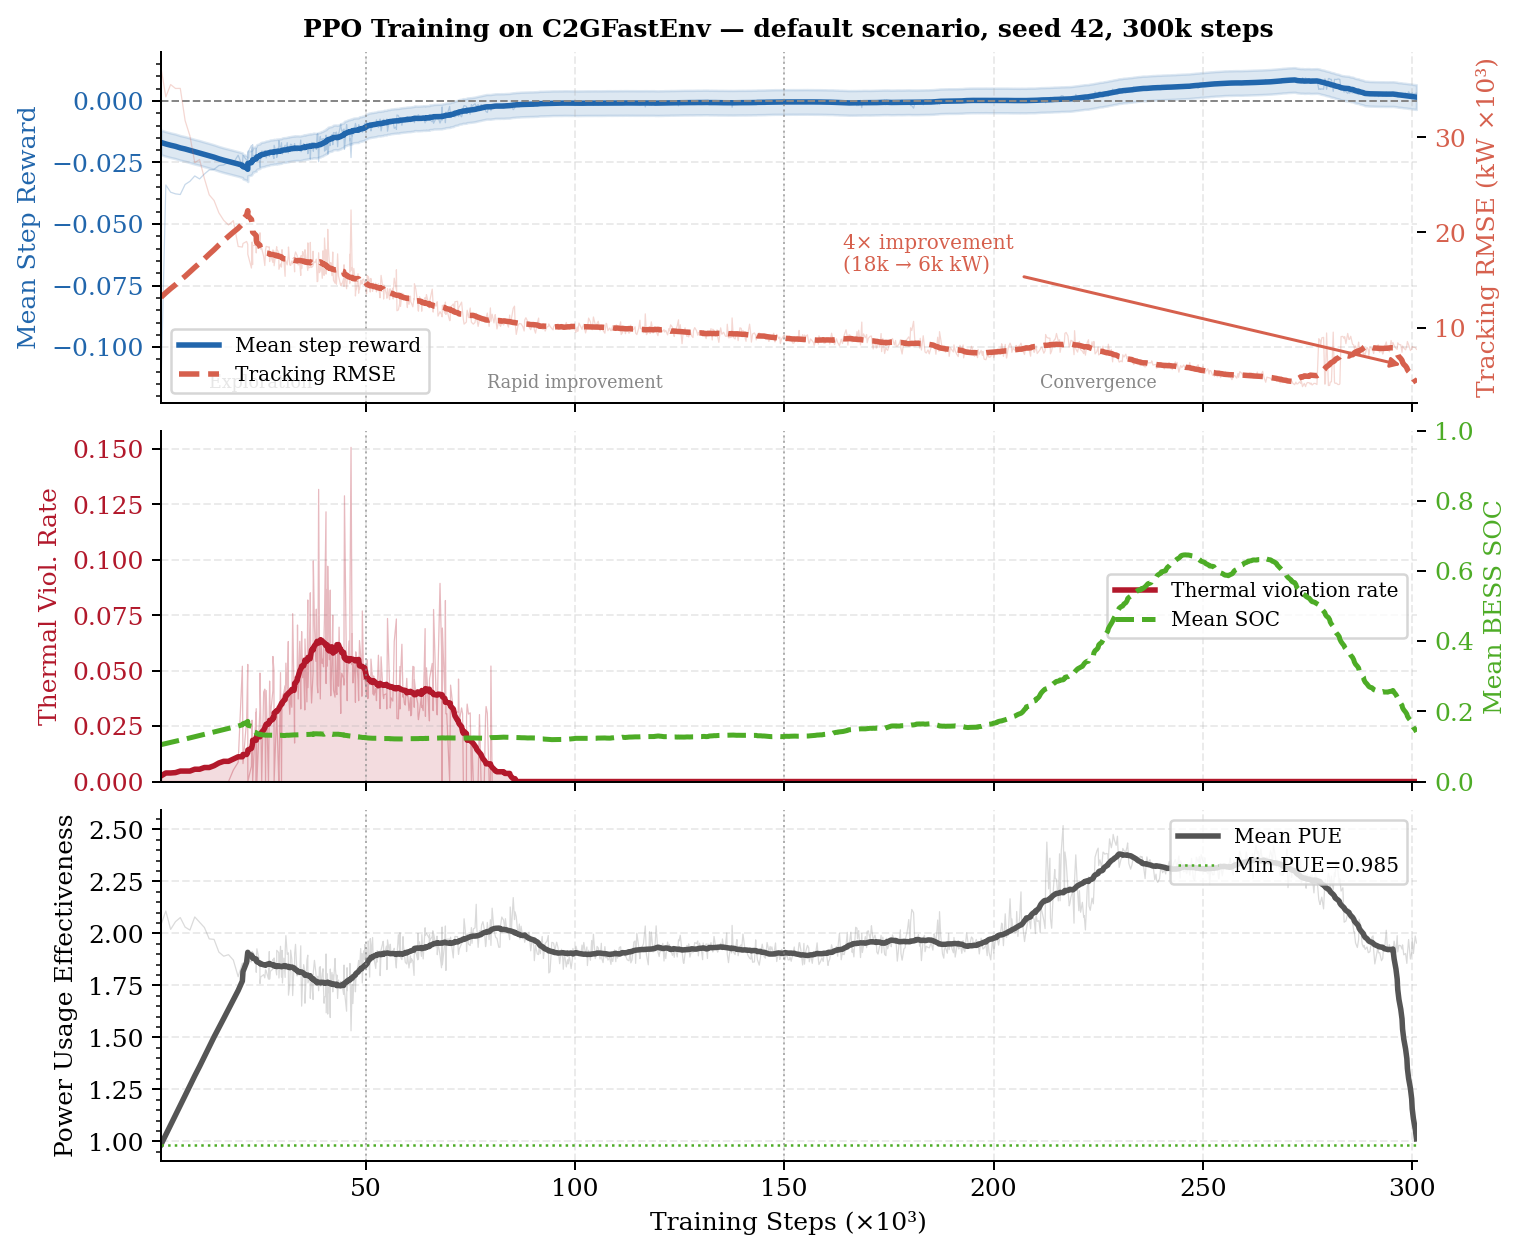

Generate this figure with Python:
"""Figure 3 — PPO Learning Curves (300k steps, dual-axis)."""
import sys, os
sys.path.insert(0, "/lustre/guillant/C2G-Macro")
os.chdir("/lustre/guillant/C2G-Macro")
import matplotlib; matplotlib.use("Agg")
import matplotlib.pyplot as plt
import matplotlib.ticker as mticker
import numpy as np, pandas as pd, glob

plt.rcParams.update({
    "font.family": "serif", "axes.spines.top": False,
    "axes.spines.right": False,
})
BLUE="#2166ac"; GREEN="#4dac26"; RED="#b2182b"; GRAY="#878787"; ORANGE="#d6604d"

# ── Load the best (longest) training run ──────────────────────────────────────
csvs = sorted(glob.glob("outputs/ppo_default/**/episode_metrics.csv", recursive=True))
dfs  = [pd.read_csv(f) for f in csvs]
best = max(dfs, key=len)       # 1118-episode run
# aggregate by env_idx (4 envs), average over them
best = best.groupby("timestep").mean(numeric_only=True).reset_index()

steps  = best["timestep"].values
reward = best["ep/mean_reward"].values
rmse   = best["grid/tracking_rmse_kw"].values / 1e3    # → MW-equivalent kW displayed as k
viol   = best["thermal/viol_rate"].values
soc    = best["bess/mean_soc"].values
pue    = best["facility/mean_pue"].values

def smooth(x, w=30):
    """Rolling mean with edge padding."""
    kernel = np.ones(w) / w
    return np.convolve(x, kernel, mode="same")

fig, axes = plt.subplots(3, 1, figsize=(9, 8), sharex=True,
                         gridspec_kw={"hspace": 0.08})

steps_k = steps / 1e3  # thousands

# ── Panel 1: Reward + RMSE ────────────────────────────────────────────────────
ax1 = axes[0]
ax1r = ax1.twinx()

ax1.plot(steps_k, reward, color=BLUE, lw=0.5, alpha=0.25)
ax1.plot(steps_k, smooth(reward, 40), color=BLUE, lw=2.2, label="Mean step reward")
ax1.fill_between(steps_k, smooth(reward, 40) - 0.005,
                  smooth(reward, 40) + 0.005, color=BLUE, alpha=0.15)
ax1.axhline(0, color=GRAY, lw=0.8, ls="--")
ax1.set_ylabel("Mean Step Reward", color=BLUE, fontsize=10)
ax1.tick_params(axis="y", labelcolor=BLUE)
ax1.yaxis.set_minor_locator(mticker.AutoMinorLocator())

ax1r.plot(steps_k, rmse, color=ORANGE, lw=0.5, alpha=0.25)
ax1r.plot(steps_k, smooth(rmse, 40), color=ORANGE, lw=2.2, ls="--",
          label="Tracking RMSE")
ax1r.set_ylabel("Tracking RMSE (kW ×10³)", color=ORANGE, fontsize=10)
ax1r.tick_params(axis="y", labelcolor=ORANGE)

# Annotate improvement
rmse_s = smooth(rmse, 40)
x0, x1 = steps_k[10], steps_k[-10]
y0, y1 = rmse_s[10], rmse_s[-10]
ax1r.annotate(f"4× improvement\n({y0:.0f}k → {y1:.0f}k kW)",
              xy=(x1, y1), xytext=(x1*0.55, y0*0.9),
              arrowprops=dict(arrowstyle="-|>", color=ORANGE, lw=1.2),
              fontsize=8, color=ORANGE)

lines1, lbl1 = ax1.get_legend_handles_labels()
lines2, lbl2 = ax1r.get_legend_handles_labels()
ax1.legend(lines1+lines2, lbl1+lbl2, fontsize=8, loc="lower left")
ax1.set_title("PPO Training on C2GFastEnv — default scenario, seed 42, 300k steps",
              fontsize=10, fontweight="bold")

# ── Panel 2: Thermal violation rate ──────────────────────────────────────────
ax2 = axes[1]
ax2.plot(steps_k, viol, color=RED, lw=0.5, alpha=0.3)
ax2.plot(steps_k, smooth(viol, 40), color=RED, lw=2.2, label="Thermal violation rate")
ax2.fill_between(steps_k, 0, smooth(viol, 40), color=RED, alpha=0.15)
ax2.set_ylabel("Thermal Viol. Rate", color=RED, fontsize=10)
ax2.tick_params(axis="y", labelcolor=RED)
ax2.set_ylim(bottom=0)

ax2b = ax2.twinx()
ax2b.plot(steps_k, smooth(soc, 40), color=GREEN, lw=2, ls="--", label="Mean SOC")
ax2b.set_ylabel("Mean BESS SOC", color=GREEN, fontsize=10)
ax2b.tick_params(axis="y", labelcolor=GREEN)
ax2b.set_ylim(0, 1)

lines1, lbl1 = ax2.get_legend_handles_labels()
lines2, lbl2 = ax2b.get_legend_handles_labels()
ax2.legend(lines1+lines2, lbl1+lbl2, fontsize=8, loc="center right")

# ── Panel 3: PUE ─────────────────────────────────────────────────────────────
ax3 = axes[2]
ax3.plot(steps_k, pue, color=GRAY, lw=0.5, alpha=0.3)
ax3.plot(steps_k, smooth(pue, 40), color="#555555", lw=2.2, label="Mean PUE")
ax3.axhline(np.min(smooth(pue, 40)), color=GREEN, lw=1, ls=":", label=f"Min PUE={np.min(smooth(pue,40)):.3f}")
ax3.set_ylabel("Power Usage Effectiveness", fontsize=10)
ax3.set_xlabel("Training Steps (×10³)", fontsize=10)
ax3.legend(fontsize=8, loc="upper right")
ax3.yaxis.set_minor_locator(mticker.AutoMinorLocator())

# Phase annotations
for ax in axes:
    ax.axvline(50, color=GRAY, lw=0.8, ls=":", alpha=0.6)
    ax.axvline(150, color=GRAY, lw=0.8, ls=":", alpha=0.6)

axes[0].text(25,  axes[0].get_ylim()[0]*0.95, "Exploration", fontsize=7, color=GRAY, ha="center")
axes[0].text(100, axes[0].get_ylim()[0]*0.95, "Rapid improvement", fontsize=7, color=GRAY, ha="center")
axes[0].text(225, axes[0].get_ylim()[0]*0.95, "Convergence", fontsize=7, color=GRAY, ha="center")

for ax in axes:
    ax.grid(True, alpha=0.25, linestyle="--")
    ax.set_xlim(steps_k[0], steps_k[-1])

fig.savefig("paper/figures/fig3_learning_curves.pdf", dpi=180, bbox_inches="tight")
fig.savefig("paper/figures/fig3_learning_curves.png", dpi=180, bbox_inches="tight")
print("fig3 saved")
